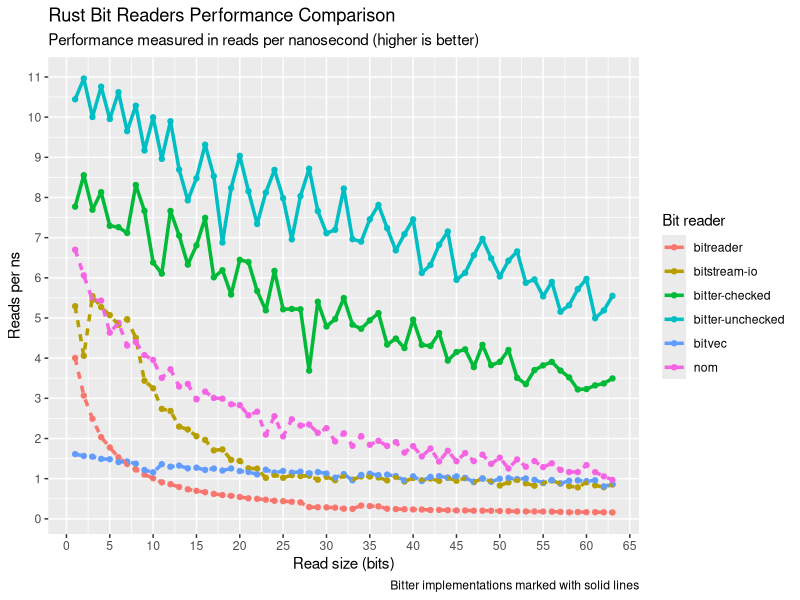
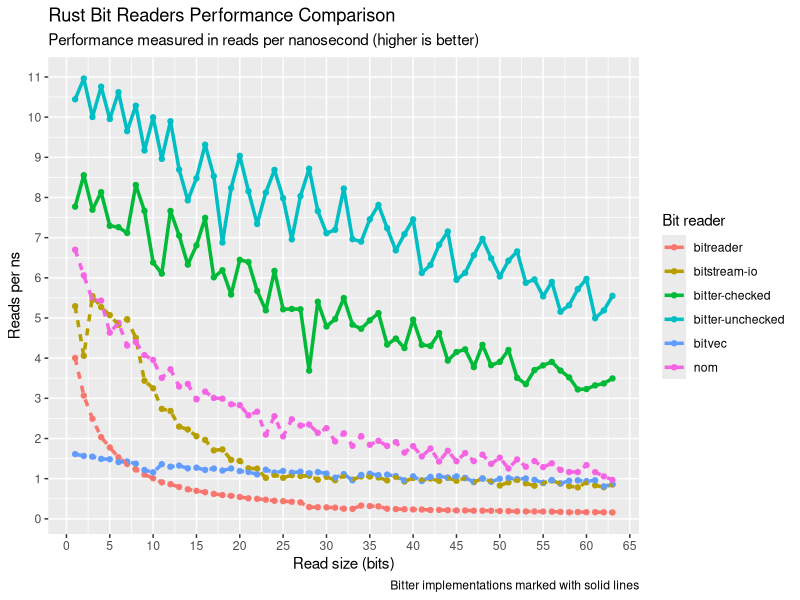

Source code (R) for these figures, in order:
library(scales)
library(tidyverse)
library(readr)

is_bitter <- Vectorize(function(fn) {
  switch(fn,
         "bitter-checked" = TRUE,
         "bitter-unchecked" = TRUE,
         FALSE)
})

get_line_type <- Vectorize(function(fn) {
  switch(fn,
         "bitter-checked" = "bitter",
         "bitter-unchecked" = "bitter",
         "other")
})

df <- read_csv("./benchmark-data.csv")

df <- mutate(df,
             fn = `function`,
             bitter = is_bitter(fn),
             line = get_line_type(fn),
             latency = (iteration_count * 10000) / sample_measured_value,
)

ggplot(df, aes(value, latency, color = fn)) +
  stat_summary(fun = mean, geom="point", size = 1.5) +
  stat_summary(aes(linetype = line), fun = mean, geom="line", size = 1.2) +
  scale_y_continuous(breaks = pretty_breaks(10)) +
  scale_x_continuous(limit = c(1, NA), breaks = pretty_breaks(12)) +
  labs(title = "Rust Bit Readers Performance Comparison",
       subtitle = "Performance measured in reads per nanosecond (higher is better)",
       caption = "Bitter implementations marked with solid lines",
       col = "Bit reader",
       y = "Reads per ns",
       x = "Read size (bits)") +
  guides(linetype = FALSE)
ggsave('bench-bit-reads.png', width = 9, height = 5, dpi = 100)
